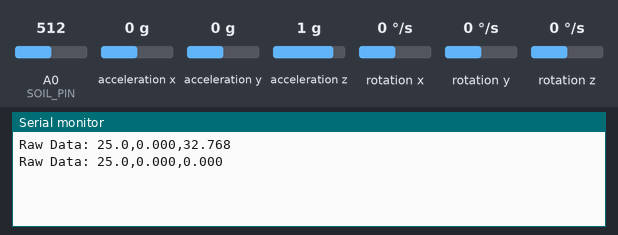
A sketch run on a simulated Arduino Uno, built with avr-gcc and run on an emulated ATmega328P. Parts: the last lines printed to the serial monitor. Inputs (shaded band) come from the test bench; at power-on: acceleration x 0 g, A0 (SOIL_PIN) = 512, acceleration y 0 g, acceleration z 1 g, rotation x 0 °/s, rotation y 0 °/s, rotation z 0 °/s. No radio packets arrive unless stated.

Above: at 3.2 s.
3.3 s: acceleration x set to -1.4 g
At 4.6 s:
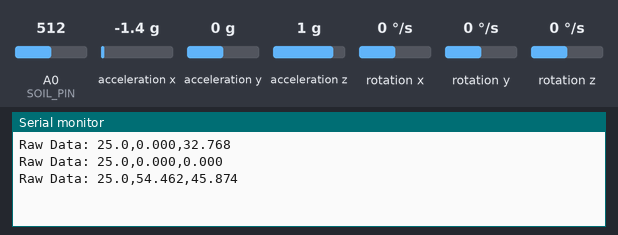
4.8 s: A0 (SOIL_PIN) set to 716
At 6.0 s:
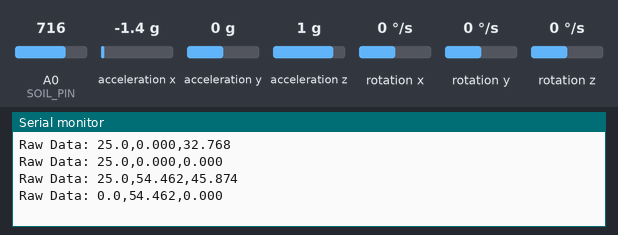
6.3 s: acceleration y set to -1.4 g
At 7.1 s:
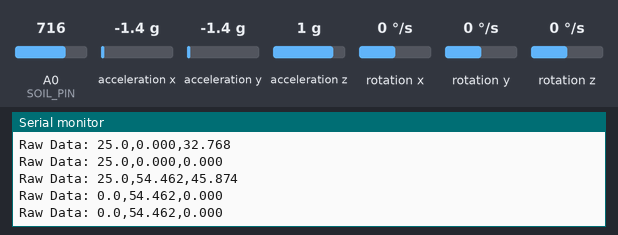
7.8 s: acceleration z set to -1.4 g
At 9.1 s:
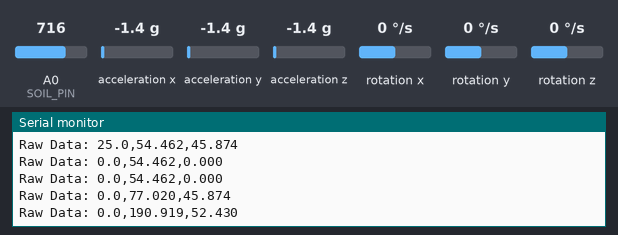
9.3 s: A0 (SOIL_PIN) set to 306
At 10.3 s:
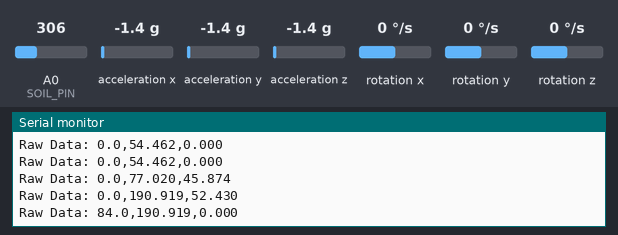
Timing chart, 0 to 11.8 s (numbered marks = the images above; inputs shaded):
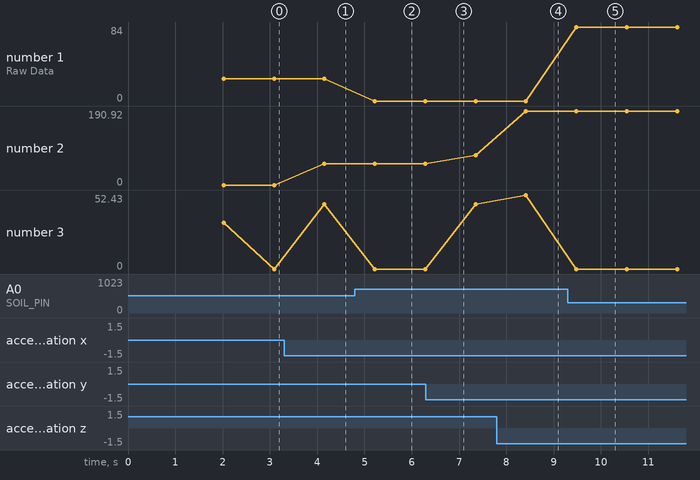

The sketch:

gateway_node.ino
```cpp
#include <SPI.h>
#include <LoRa.h>
#include <Wire.h>
#include "I2Cdev.h"
#include "MPU6050.h"
#include <math.h>

// ---------------- MPU6050 ----------------
MPU6050 accelgyro;

// ---------------- PIN DEFINITIONS ----------------
const int SOIL_PIN = A0;

// LoRa pins (Arduino Uno / Nano)
#define LORA_SS   10
#define LORA_RST  9
#define LORA_DIO0 2

// ---------------- ACCEL DATA ----------------
int16_t ax, ay, az;
int16_t prev_ax = 0, prev_ay = 0, prev_az = 0;

// MPU6050 sensitivity (±2g)
const float ACCEL_SCALE = 16384.0;

// ---------------- SOIL CALIBRATION ----------------
const int AirValue   = 600;
const int WaterValue = 250;

void setup() {
  Wire.begin();
  Serial.begin(115200);
  delay(2000);

  // MPU6050 init
  accelgyro.initialize();

  // LoRa init
  LoRa.setPins(LORA_SS, LORA_RST, LORA_DIO0);
  if (!LoRa.begin(433E6)) {
    while (1); // hard stop if LoRa fails
  }

  pinMode(SOIL_PIN, INPUT);
}

void loop() {

  // -------- SOIL MOISTURE --------
  int rawSoil = analogRead(SOIL_PIN);
  float soilMoisture = map(rawSoil, AirValue, WaterValue, 0, 100);
  soilMoisture = constrain(soilMoisture, 0, 100);

  // -------- MPU6050 --------
  accelgyro.getAcceleration(&ax, &ay, &az);

  float axg = ax / ACCEL_SCALE;
  float ayg = ay / ACCEL_SCALE;
  float azg = az / ACCEL_SCALE;

  // -------- TILT --------
  float tiltX = atan2(ayg, azg) * 180.0 / M_PI;
  float tiltY = atan2(axg, azg) * 180.0 / M_PI;
  float tiltResultant = sqrt(tiltX * tiltX + tiltY * tiltY);

  // -------- VIBRATION --------
  long dx = abs(ax - prev_ax);
  long dy = abs(ay - prev_ay);
  long dz = abs(az - prev_az);
  float vibration = (dx + dy + dz) / 500.0;

  prev_ax = ax;
  prev_ay = ay;
  prev_az = az;

  // -------- SERIAL OUTPUT (EXACT MATCH) --------
  // Python expects: Raw Data: soil,tilt,vibration
  Serial.print("Raw Data: ");
  Serial.print(soilMoisture, 1);
  Serial.print(",");
  Serial.print(tiltResultant, 3);
  Serial.print(",");
  Serial.println(vibration, 3);

  // -------- LORA TRANSMIT --------
  LoRa.beginPacket();
  LoRa.print(soilMoisture, 1);
  LoRa.print(",");
  LoRa.print(tiltResultant, 3);
  LoRa.print(",");
  LoRa.print(vibration, 3);
  LoRa.endPacket();

  delay(1000);
}
```

Measured:
- after the input at 3.3 s, the serial monitor: prints a new line after 0.85 s (image 1)
- after the input at 4.8 s, the serial monitor: prints a new line after 0.42 s (image 2)
- after the input at 7.8 s, the serial monitor: prints a new line after 0.61 s (image 4)
- after the input at 9.3 s, the serial monitor: prints a new line after 0.18 s (image 5)
- plotted number 1: 0 → 84 after the input at 9.3 s
- plotted number 2: 0 → 54.46 after the input at 3.3 s, 54.46 → 77.02 after the input at 6.3 s, 77.02 → 190.92 after the input at 7.8 s
- plotted number 3: 0 → 45.87 after the input at 3.3 s, 45.87 → 52.43 after the input at 7.8 s
